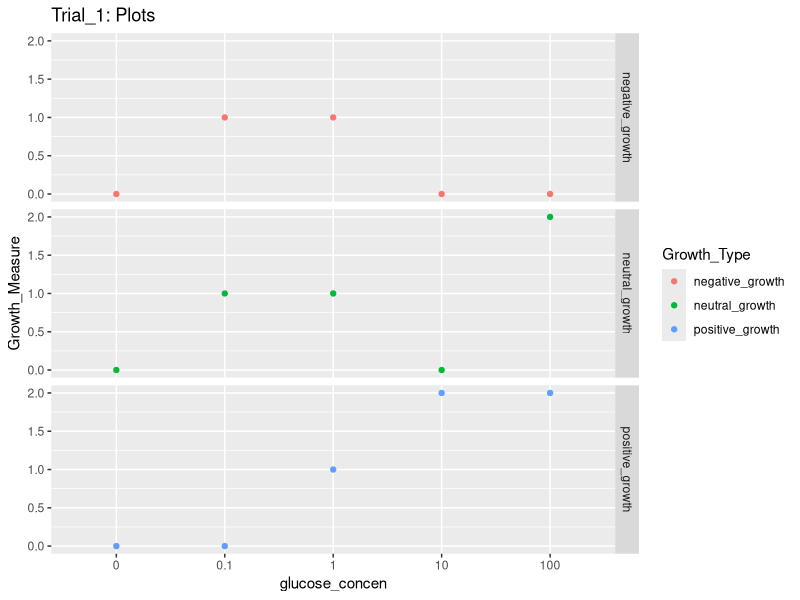
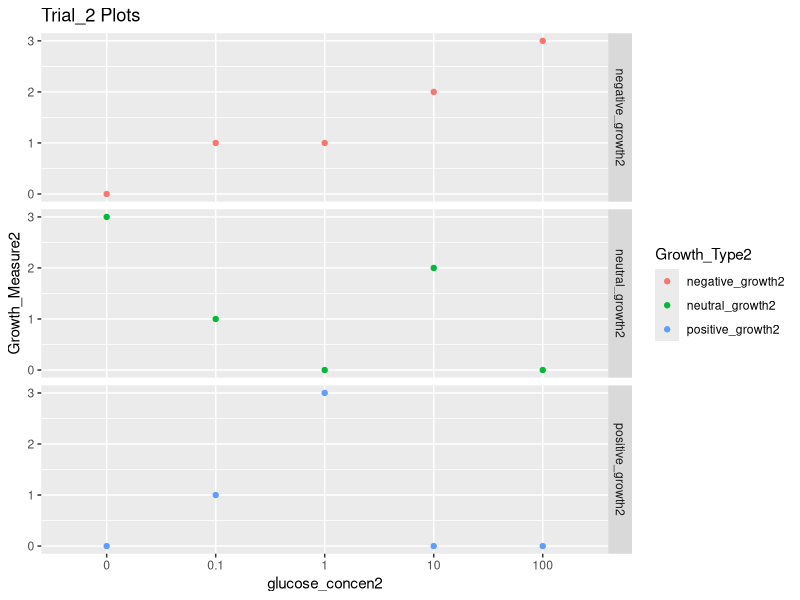
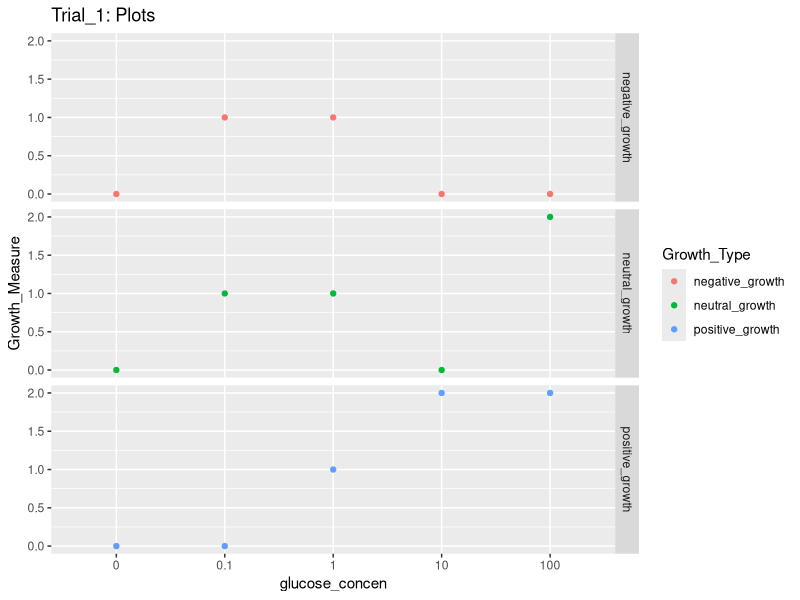
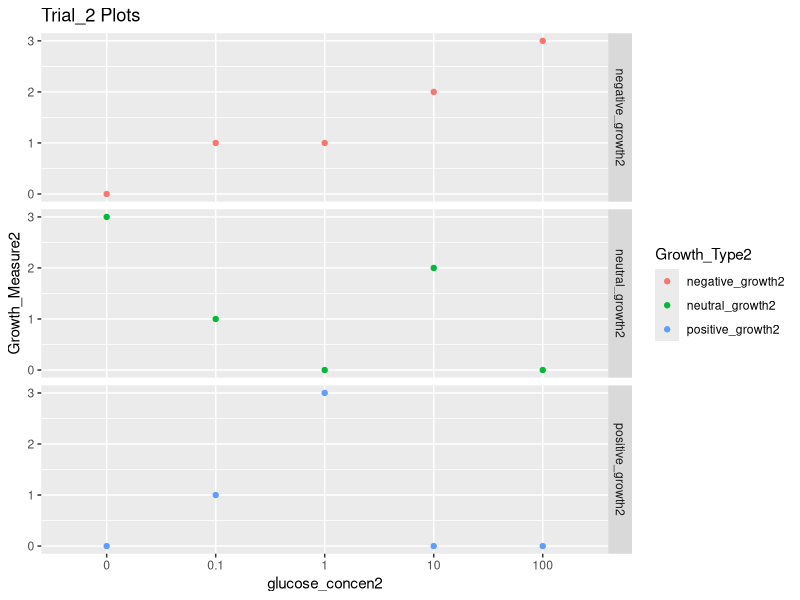

R code for these plots, in order:
## ---- chunk 1
#load required library
library(tidyverse)

## ---- chunk 2
#construct graphs from the experiment
glucose_concen <- c(100, 10, 1, .1, 0)
positive_growth <- c(2, 2, 1, 0, 0)
negative_growth <- c(0, 0, 1, 1, 0)
neutral_growth <- c(2, 0, 1, 1, 0)

Physarum_Growth <- tibble(glucose_concen,positive_growth, negative_growth, neutral_growth) %>% 
  mutate(glucose_concen = as.factor(glucose_concen))

Trial_1_Data <- Physarum_Growth %>% knitr::kable(., caption = "Trial_1 Data")

Trial_1_Data

## ---- chunk 3
#Taking a wide data frame and making it a long data frame for graphing purposes by using the function gather() 
Physarum_Growth_longformat <- gather(Physarum_Growth, Growth_Type, Growth_Measure, positive_growth:neutral_growth)
#Physarum_Growth_longformat %>% knitr::kable(.)

## ---- chunk 4
#ggplot(Physarum_Growth_longformat, aes(x = as.factor(glucose_concen), y = Growth_Measure)) + geom_point()
#I used the function facet_grid() to enable graphs in one visual.

Trial_plot_1 <- Physarum_Growth_longformat %>% group_by(Growth_Type) %>% 
  ggplot(aes(x = glucose_concen, y = Growth_Measure, col = Growth_Type)) + geom_point() + facet_grid(Growth_Type ~.) + ggtitle("Trial_1: Plots")

Trial_plot_1

## ---- chunk 5
#construct graphs from the experiment
glucose_concen2 <- c(100, 10, 1, .1, 0)
positive_growth2 <- c(0, 0, 3, 1, 0)
negative_growth2 <- c(3, 2, 1, 1, 0)
neutral_growth2 <- c(0, 2, 0, 1, 3)

Physarum_Growth2 <- tibble(glucose_concen2,positive_growth2, negative_growth2, neutral_growth2) %>% 
  mutate(glucose_concen2 = as.factor(glucose_concen2))

Trial_2_Data <- Physarum_Growth2 %>% knitr::kable(., caption = "Trial_2 Data")
Trial_2_Data
## ---- chunk 6
#Taking a wide data frame and making it a long data frame for graphing purposes by using the function gather() 
Physarum_Growth_longformat2 <- gather(Physarum_Growth2, Growth_Type2, Growth_Measure2, positive_growth2:neutral_growth2)

#Physarum_Growth_longformat2 %>% knitr::kable(., caption = "Trial_2 Data")

## ---- chunk 7
#ggplot(Physarum_Growth_longformat, aes(x = as.factor(glucose_concen), y = Growth_Measure)) + geom_point()
#I used the function facet_grid() to enable graphs in one visual.

# Physarum_Growth_longformat %>% group_by(Growth_Type) %>% 
  #ggplot(aes(x = glucose_concen, y = Growth_Measure, col = Growth_Type)) + geom_point() + facet_grid(.~Growth_Type)

Trial_2_Plot <- Physarum_Growth_longformat2 %>% group_by(Growth_Type2) %>% 
  ggplot(aes(x = glucose_concen2, y = Growth_Measure2, col = Growth_Type2)) + geom_point() + facet_grid(Growth_Type2 ~.) + ggtitle("Trial_2 Plots")

Trial_2_Plot

## ---- chunk 8
Trial_1_Data
Trial_plot_1
Trial_2_Data
Trial_2_Plot

